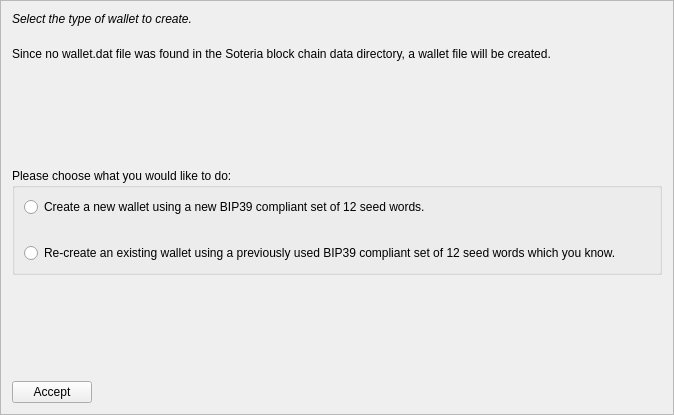
<?xml version="1.0" encoding="UTF-8"?>
<ui version="4.0">
 <class>MnemonicDialog1</class>
 <widget class="QFrame" name="MnemonicDialog1">
  <property name="geometry">
   <rect>
    <x>0</x>
    <y>0</y>
    <width>674</width>
    <height>415</height>
   </rect>
  </property>
  <property name="windowTitle">
   <string>HD Wallet Setup</string>
  </property>
  <property name="frameShape">
   <enum>QFrame::StyledPanel</enum>
  </property>
  <property name="frameShadow">
   <enum>QFrame::Raised</enum>
  </property>
  <layout class="QVBoxLayout" name="verticalLayout">
   <item>
    <widget class="QLabel" name="walletLabel">
     <property name="styleSheet">
      <string notr="true">QLabel { font-style:italic; }</string>
     </property>
     <property name="text">
      <string>Select the type of wallet to create.</string>
     </property>
     <property name="wordWrap">
      <bool>true</bool>
     </property>
    </widget>
   </item>
   <item>
    <spacer name="verticalSpacer_4">
     <property name="orientation">
      <enum>Qt::Vertical</enum>
     </property>
     <property name="sizeType">
      <enum>QSizePolicy::Minimum</enum>
     </property>
     <property name="sizeHint" stdset="0">
      <size>
       <width>20</width>
       <height>15</height>
      </size>
     </property>
    </spacer>
   </item>
   <item>
    <widget class="QLabel" name="wallettypeLabel">
     <property name="text">
      <string>Since no wallet.dat file was found in the Soteria block chain data directory, a wallet file will be created.</string>
     </property>
     <property name="wordWrap">
      <bool>true</bool>
     </property>
    </widget>
   </item>
   <item>
    <spacer name="verticalSpacer">
     <property name="orientation">
      <enum>Qt::Vertical</enum>
     </property>
     <property name="sizeHint" stdset="0">
      <size>
       <width>20</width>
       <height>40</height>
      </size>
     </property>
    </spacer>
   </item>
   <item>
    <widget class="QGroupBox" name="groupBox">
     <property name="title">
      <string>Please choose what you would like to do:</string>
     </property>
     <layout class="QVBoxLayout" name="verticalLayout_2">
      <item>
       <widget class="QRadioButton" name="walletNewRadio">
        <property name="text">
         <string>Create a new wallet using a new BIP39 compliant set of 12 seed words.</string>
        </property>
       </widget>
      </item>
      <item>
       <spacer name="verticalSpacer_3">
        <property name="orientation">
         <enum>Qt::Vertical</enum>
        </property>
        <property name="sizeHint" stdset="0">
         <size>
          <width>20</width>
          <height>20</height>
         </size>
        </property>
       </spacer>
      </item>
      <item>
       <widget class="QRadioButton" name="walletOldRadio">
        <property name="text">
         <string>Re-create an existing wallet using a previously used BIP39 compliant set of 12 seed words which you know.</string>
        </property>
       </widget>
      </item>
     </layout>
    </widget>
   </item>
   <item>
    <spacer name="verticalSpacer_2">
     <property name="orientation">
      <enum>Qt::Vertical</enum>
     </property>
     <property name="sizeHint" stdset="0">
      <size>
       <width>20</width>
       <height>40</height>
      </size>
     </property>
    </spacer>
   </item>
   <item>
    <layout class="QHBoxLayout" name="horizontalLayout">
     <item>
      <widget class="QPushButton" name="acceptButton">
       <property name="text">
        <string>Accept</string>
       </property>
       <property name="autoDefault">
        <bool>false</bool>
       </property>
      </widget>
     </item>
     <item>
      <spacer name="horizontalSpacer">
       <property name="orientation">
        <enum>Qt::Horizontal</enum>
       </property>
       <property name="sizeHint" stdset="0">
        <size>
         <width>40</width>
         <height>20</height>
        </size>
       </property>
      </spacer>
     </item>
    </layout>
   </item>
  </layout>
 </widget>
 <resources/>
 <connections/>
</ui>
